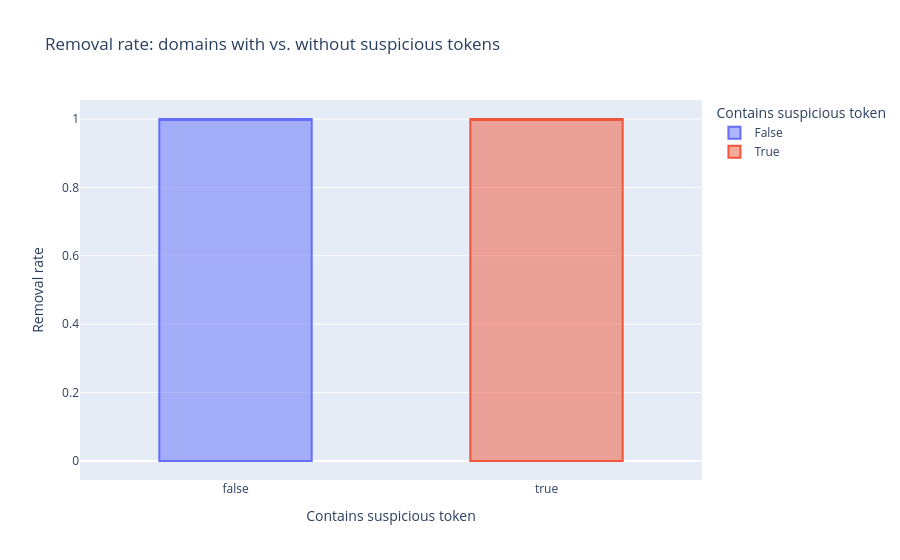

Here is the notebook cell this chart was saved with:
### Code cell
# Suspicious-token domains: do they have higher removal rates (as expected)?
from sift.features.build_features import DEFAULT_SUSPICIOUS_TOKENS
import re

token_pattern = '|'.join(re.escape(t) for t in DEFAULT_SUSPICIOUS_TOKENS)
dom['has_token'] = dom['domain'].fillna('').str.contains(token_pattern, regex=True)

token_summary = dom.groupby('has_token')['removal_rate'].describe()[['count','mean','50%']]
token_summary.index = ['No piracy token', 'Has piracy token']
print('Removal rate by suspicious-token presence:')
print(token_summary.to_string())

fig = px.box(
    dom.sample(min(50_000, len(dom)), random_state=42),
    x='has_token', y='removal_rate',
    title='Removal rate: domains with vs. without suspicious tokens',
    labels={'has_token': 'Contains suspicious token', 'removal_rate': 'Removal rate'},
    color='has_token',
)
fig.show()

### Figure 1 — Plotly figure (JSON) as saved in the notebook; plotly's stock layout.template omitted (floating-point values rounded to 4 significant figures; data arrays with more than 128 entries replaced by an {"elided": "..."} marker saying what was removed)
{"data": [{"alignmentgroup": "True", "hovertemplate": "Contains suspicious token=%{x}<br>Removal rate=%{y}<extra></extra>", "legendgroup": "False", "marker": {"color": "#636efa"}, "name": "False", "notched": false, "offsetgroup": "False", "orientation": "v", "showlegend": true, "type": "box", "x": {"elided": "45977 bool values"}, "x0": " ", "xaxis": "x", "y": {"elided": "45977 float values"}, "y0": " ", "yaxis": "y"}, {"alignmentgroup": "True", "hovertemplate": "Contains suspicious token=%{x}<br>Removal rate=%{y}<extra></extra>", "legendgroup": "True", "marker": {"color": "#EF553B"}, "name": "True", "notched": false, "offsetgroup": "True", "orientation": "v", "showlegend": true, "type": "box", "x": {"elided": "4023 bool values"}, "x0": " ", "xaxis": "x", "y": {"elided": "4023 float values"}, "y0": " ", "yaxis": "y"}], "layout": {"boxmode": "overlay", "legend": {"title": {"text": "Contains suspicious token"}, "tracegroupgap": 0}, "title": {"text": "Removal rate: domains with vs. without suspicious tokens"}, "xaxis": {"anchor": "y", "categoryarray": [false, true], "categoryorder": "array", "domain": [0, 1], "title": {"text": "Contains suspicious token"}}, "yaxis": {"anchor": "x", "domain": [0, 1], "title": {"text": "Removal rate"}}}}
